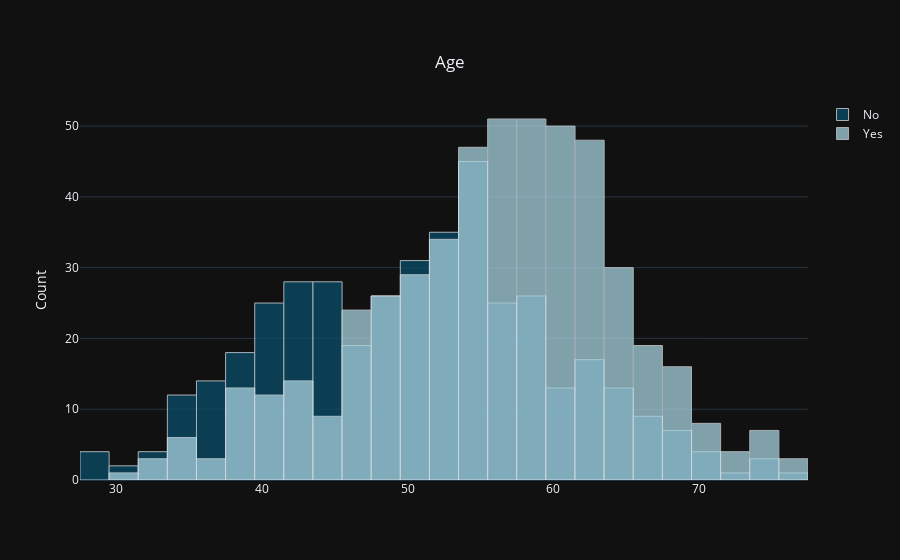
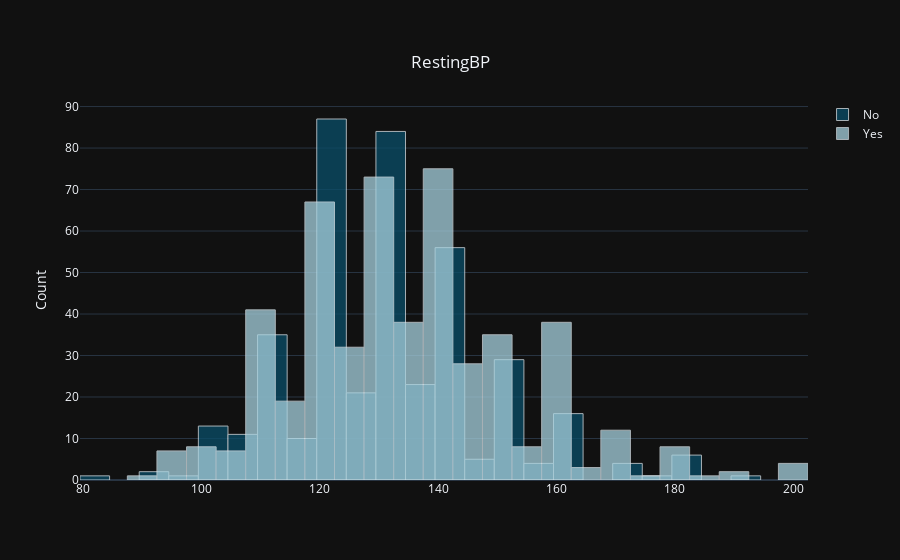
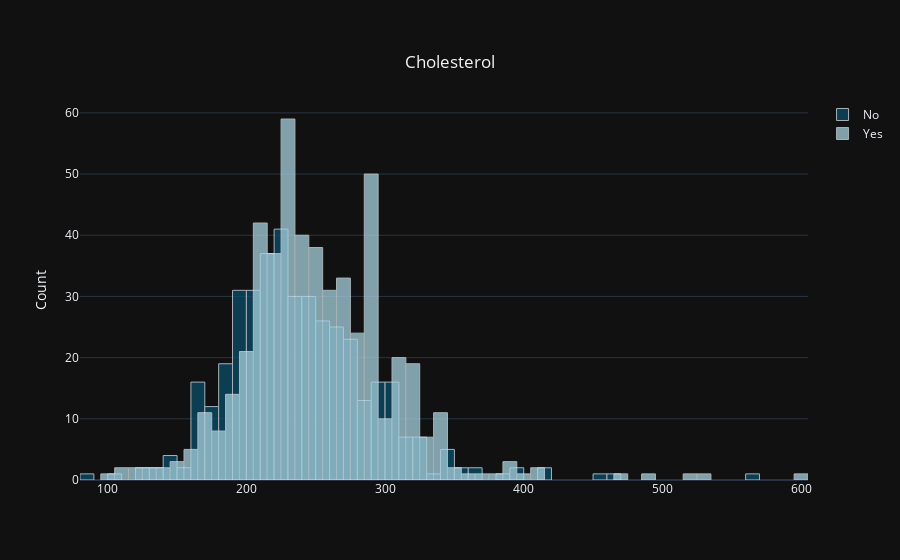
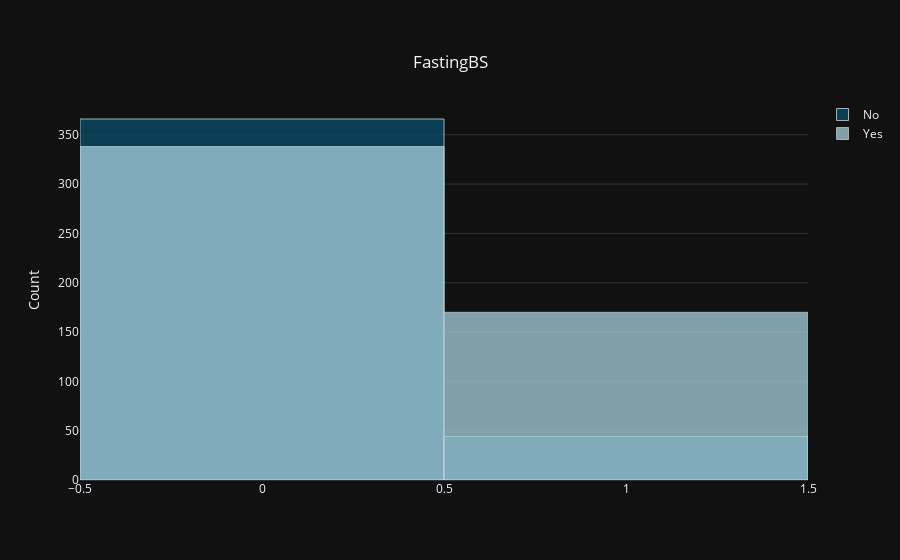

Source (notebook cell) for these figures, in order:
### Code cell
for i in df.describe().columns:
  num_features(df, i, "HeartDisease")

### Figure 1 — Plotly figure (JSON) as saved in the notebook; plotly's stock layout.template omitted (floating-point values rounded to 4 significant figures; data arrays with more than 128 entries replaced by an {"elided": "..."} marker saying what was removed)
{"data": [{"marker": {"color": "#0A4D68", "line": {"color": "#DBE6EC", "width": 1}}, "name": "No", "opacity": 0.75, "type": "histogram", "x": {"elided": "410 int values"}}, {"marker": {"color": "#A6D0DD", "line": {"color": "#DBE6EC", "width": 1}}, "name": "Yes", "opacity": 0.75, "type": "histogram", "x": {"elided": "508 int values"}}], "layout": {"barmode": "overlay", "title": {"text": "Age", "x": 0.5, "xanchor": "center", "y": 0.9, "yanchor": "top"}, "yaxis": {"title": {"text": "Count"}}}}

### Figure 2 — Plotly figure (JSON) as saved in the notebook; plotly's stock layout.template omitted (floating-point values rounded to 4 significant figures; data arrays with more than 128 entries replaced by an {"elided": "..."} marker saying what was removed)
{"data": [{"marker": {"color": "#0A4D68", "line": {"color": "#DBE6EC", "width": 1}}, "name": "No", "opacity": 0.75, "type": "histogram", "x": {"elided": "410 int values"}}, {"marker": {"color": "#A6D0DD", "line": {"color": "#DBE6EC", "width": 1}}, "name": "Yes", "opacity": 0.75, "type": "histogram", "x": {"elided": "508 float values"}}], "layout": {"barmode": "overlay", "title": {"text": "RestingBP", "x": 0.5, "xanchor": "center", "y": 0.9, "yanchor": "top"}, "yaxis": {"title": {"text": "Count"}}}}

### Figure 3 — Plotly figure (JSON) as saved in the notebook; plotly's stock layout.template omitted (floating-point values rounded to 4 significant figures; data arrays with more than 128 entries replaced by an {"elided": "..."} marker saying what was removed)
{"data": [{"marker": {"color": "#0A4D68", "line": {"color": "#DBE6EC", "width": 1}}, "name": "No", "opacity": 0.75, "type": "histogram", "x": {"elided": "410 float values"}}, {"marker": {"color": "#A6D0DD", "line": {"color": "#DBE6EC", "width": 1}}, "name": "Yes", "opacity": 0.75, "type": "histogram", "x": {"elided": "508 float values"}}], "layout": {"barmode": "overlay", "title": {"text": "Cholesterol", "x": 0.5, "xanchor": "center", "y": 0.9, "yanchor": "top"}, "yaxis": {"title": {"text": "Count"}}}}

### Figure 4 — Plotly figure (JSON) as saved in the notebook; plotly's stock layout.template omitted (floating-point values rounded to 4 significant figures; data arrays with more than 128 entries replaced by an {"elided": "..."} marker saying what was removed)
{"data": [{"marker": {"color": "#0A4D68", "line": {"color": "#DBE6EC", "width": 1}}, "name": "No", "opacity": 0.75, "type": "histogram", "x": {"elided": "410 int values"}}, {"marker": {"color": "#A6D0DD", "line": {"color": "#DBE6EC", "width": 1}}, "name": "Yes", "opacity": 0.75, "type": "histogram", "x": {"elided": "508 int values"}}], "layout": {"barmode": "overlay", "title": {"text": "FastingBS", "x": 0.5, "xanchor": "center", "y": 0.9, "yanchor": "top"}, "yaxis": {"title": {"text": "Count"}}}}
